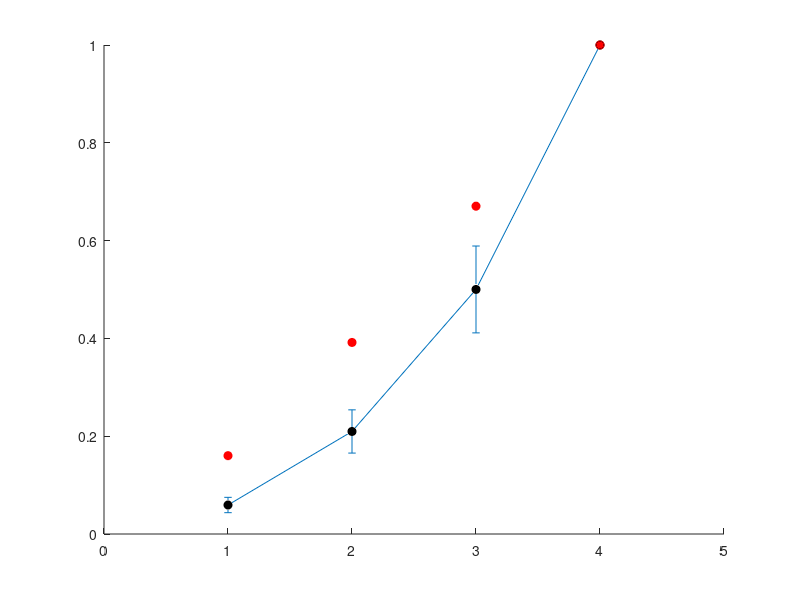

The MATLAB source for this figure: (Note: this script raises an error after producing the figure.)
%% Figure S2
clc;clear;load('Figure_S2.mat');

%% A


figure;
scatter([1 2 3 4],[mean(wt_Gq_minus_80_10nM) mean(wt_Gq_minus_80_100nM) mean(wt_Gq_minus_80_1000nM)  mean(wt_Gq_minus_80_10000nM)],'MarkerEdgeColor','k','MarkerFaceColor','k')
hold on;
scatter([1 2 3 4],[mean(wt_Gq_plus_40_10nM) mean(wt_Gq_plus_40_100nM) mean(wt_Gq_plus_40_1000nM)  mean(wt_Gq_plus_40_10000nM)],'MarkerEdgeColor','r','MarkerFaceColor','r')
hold on;
e1=errorbar([1 2 3 4],[mean(wt_Gq_minus_80_10nM) mean(wt_Gq_minus_80_100nM) mean(wt_Gq_minus_80_1000nM) mean(wt_Gq_minus_80_10000nM)],...
    [std(wt_Gq_minus_80_10nM')/sqrt(size(wt_Gq_minus_80_10nM,2)) std(wt_Gq_minus_80_100nM')/sqrt(size(wt_Gq_minus_80_100nM,2)) std(wt_Gq_minus_80_1000nM')/sqrt(size(wt_Gq_minus_80_1000nM,2)) std(wt_Gq_minus_80_10000nM')/sqrt(size(wt_Gq_minus_80_10000nM,2)) ]);
e1.LineStyle='none';
e1.Color = 'k';
hold on;
e2=errorbar([1 2 3 4],[mean(wt_Gq_plus_40_10nM) mean(wt_Gq_plus_40_100nM) mean(wt_Gq_plus_40_1000nM) mean(wt_Gq_plus_40_10000nM)],...
    [std(wt_Gq_plus_40_10nM')/sqrt(size(wt_Gq_plus_40_10nM,2)) std(wt_Gq_plus_40_100nM')/sqrt(size(wt_Gq_plus_40_100nM,2)) std(wt_Gq_plus_40_1000nM')/sqrt(size(wt_Gq_plus_40_1000nM,2)) std(wt_Gq_plus_40_10000nM')/sqrt(size(wt_Gq_plus_40_10000nM,2)) ]);
e2.LineStyle='none';
e2.Color = 'k';
xlim([0 5]); ylim([0 1]);
xticks([1 2 3 4])
xticklabels({'10^1','10^2','10^3','10^4'})
title('in vitro mAChR-A wt');
box off
set(gca,'TickDir','out')
xlabel(['[ACh] (nM)']);ylabel(['Normalized Cl- current']);
h = zeros(2, 1);
h(1) = plot(NaN,NaN,'k','LineWidth',2);
h(2) = plot(NaN,NaN,'r','LineWidth',2);
legend(h, '-80mV','40mV');



figure;
scatter([1 2 3 4],[mean(KK_Gq_minus_80_10nM) mean(KK_Gq_minus_80_100nM) mean(KK_Gq_minus_80_1000nM)  mean(KK_Gq_minus_80_10000nM)],'MarkerEdgeColor','k','MarkerFaceColor','k')
hold on;
scatter([1 2 3 4],[mean(KK_Gq_plus_40_10nM) mean(KK_Gq_plus_40_100nM) mean(KK_Gq_plus_40_1000nM)  mean(KK_Gq_plus_40_10000nM)],'MarkerEdgeColor','r','MarkerFaceColor','r')
hold on;
e1=errorbar([1 2 3 4],[mean(KK_Gq_minus_80_10nM) mean(KK_Gq_minus_80_100nM) mean(KK_Gq_minus_80_1000nM) mean(KK_Gq_minus_80_10000nM)],...
    [std(KK_Gq_minus_80_10nM')/sqrt(size(KK_Gq_minus_80_10nM,2)) std(KK_Gq_minus_80_100nM')/sqrt(size(KK_Gq_minus_80_100nM,2)) std(KK_Gq_minus_80_1000nM')/sqrt(size(KK_Gq_minus_80_1000nM,2)) std(KK_Gq_minus_80_10000nM')/sqrt(size(KK_Gq_minus_80_10000nM,2)) ]);
e1.LineStyle='none';
e1.Color = 'k';
hold on;
e2=errorbar([1 2 3 4],[mean(KK_Gq_plus_40_10nM) mean(KK_Gq_plus_40_100nM) mean(KK_Gq_plus_40_1000nM) mean(KK_Gq_plus_40_10000nM)],...
    [std(KK_Gq_plus_40_10nM')/sqrt(size(KK_Gq_plus_40_10nM,2)) std(KK_Gq_plus_40_100nM')/sqrt(size(KK_Gq_plus_40_100nM,2)) std(KK_Gq_plus_40_1000nM')/sqrt(size(KK_Gq_plus_40_1000nM,2)) std(KK_Gq_plus_40_10000nM')/sqrt(size(KK_Gq_plus_40_10000nM,2)) ]);
e2.LineStyle='none';
e2.Color = 'k';
xlim([0 5]); ylim([0 1]);
xticks([1 2 3 4])
xticklabels({'10^1','10^2','10^3','10^4'})
title('in vitro mAChR-A KK');
box off
set(gca,'TickDir','out')
xlabel(['[ACh] (nM)']);ylabel(['Normalized Cl- current']);
h = zeros(2, 1);
h(1) = plot(NaN,NaN,'k','LineWidth',2);
h(2) = plot(NaN,NaN,'r','LineWidth',2);
legend(h, '-80mV','40mV');

%% B
 
figure;
bar(1,nanmean(wt_minus_80_high_concentration_abs_value),0.4,'FaceColor','k')
hold on
bar(2,nanmean(KK_minus_80_high_concentration_abs_value),0.4,'FaceColor','k')
hold on
bar(3,nanmean(wt_plus_40_high_concentration_abs_value),0.4,'FaceColor','r')
hold on
bar(4,nanmean(KK_plus_40_high_concentration_abs_value),0.4,'FaceColor','r')
hold on
ylim([0 1000]);
e1=errorbar([1 2 3 4],[mean(wt_minus_80_high_concentration_abs_value) mean(KK_minus_80_high_concentration_abs_value) mean(wt_plus_40_high_concentration_abs_value) mean(KK_plus_40_high_concentration_abs_value)],...
    [std(wt_minus_80_high_concentration_abs_value')/sqrt(size(wt_minus_80_high_concentration_abs_value,1)) std(KK_minus_80_high_concentration_abs_value')/sqrt(size(KK_minus_80_high_concentration_abs_value,1)) std(wt_plus_40_high_concentration_abs_value')/sqrt(size(wt_plus_40_high_concentration_abs_value,1)) std(KK_plus_40_high_concentration_abs_value')/sqrt(size(KK_plus_40_high_concentration_abs_value,1)) ]);
e1.LineStyle='none';
e1.Color = 'k';
max_size=max([length(wt_minus_80_high_concentration_abs_value),length(KK_minus_80_high_concentration_abs_value),length(wt_plus_40_high_concentration_abs_value),length(KK_plus_40_high_concentration_abs_value)]);
wt_minus_80_high_concentration_abs_value(end:max_size+1)=nan;
KK_minus_80_high_concentration_abs_value(end:max_size+1)=nan;
wt_plus_40_high_concentration_abs_value(end:max_size+1)=nan;
KK_plus_40_high_concentration_abs_value(end:max_size+1)=nan;
hold on;
UnivarScatter([wt_minus_80_high_concentration_abs_value,KK_minus_80_high_concentration_abs_value,...
    wt_plus_40_high_concentration_abs_value,KK_plus_40_high_concentration_abs_value]...
    ,'Width',0.2,'Compression',15,'Label',{'wt','KK','wt','KK'},'Whiskers','none');
xticks([1 2 3 4])
xticklabels({'wt','KK','wt','KK'})
box off;ylabel('microA(abs)');
set(gca,'TickDir','out')


%% C

figure;
bar(1, nanmean(max_Ca_wt),0.4,'FaceAlpha',0.1,'FaceColor','k');
hold on;
bar(2, nanmean(max_Ca_KK),0.4,'FaceAlpha',0.1,'FaceColor','k');
hold on;
UnivarScatter([max_Ca_wt' ,max_Ca_KK'],'Width',0.2,'Compression',15,'Label',{'control','kk'},'Whiskers','none','MarkerEdgeColor','k','MarkerFaceColor','k');
xtickangle(45);
box off;ylabel({'Peak \DeltaF/F'});
set(gca,'TickDir','out');
ylim([0 1.2]);
xticks([1 2])
xticklabels({'wt','KK'})


